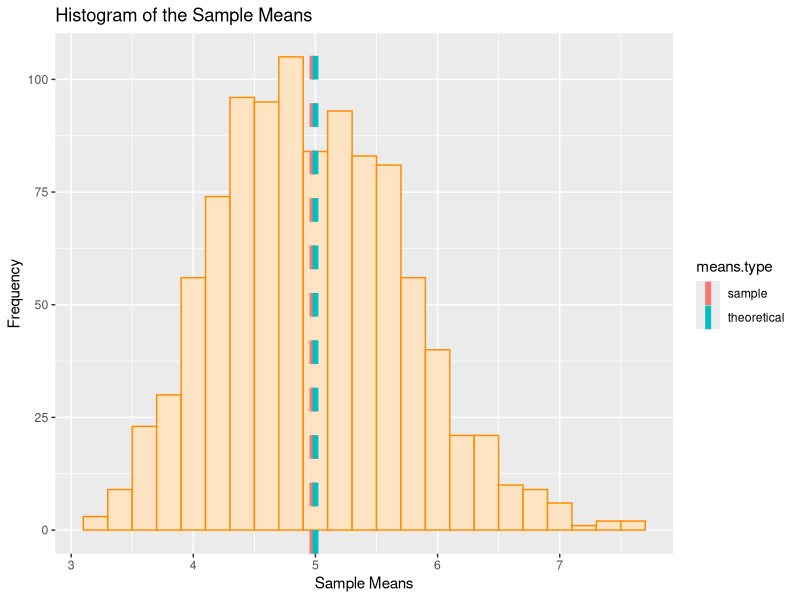
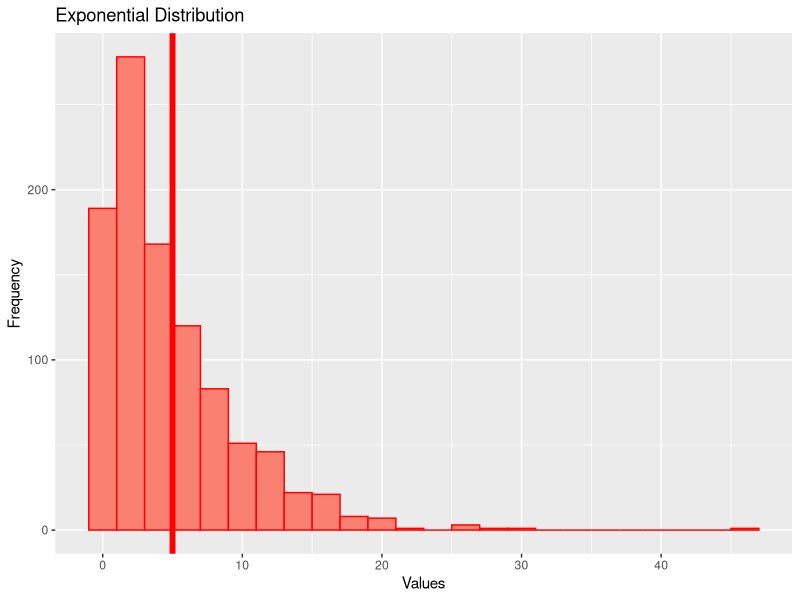
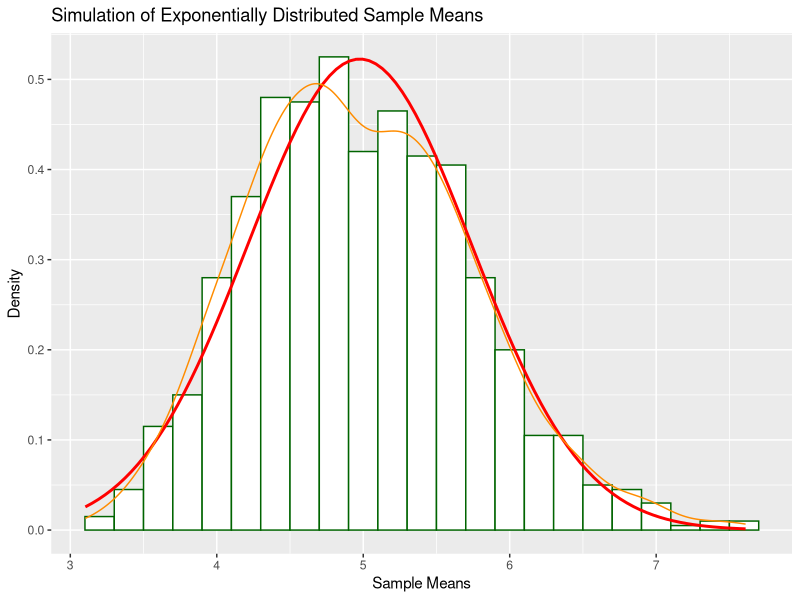
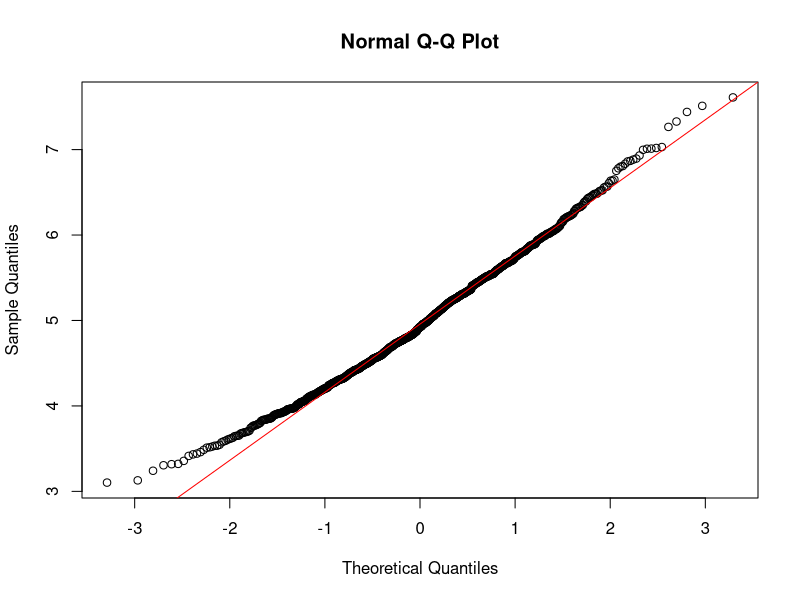

The R source for these figures, in order:
## ---- chunk 1
knitr::opts_chunk$set(echo = TRUE)
## ---- chunk 2
library(ggplot2)
library(reshape2)

nosim<-1000
n<-40
lambda<-0.2
set.seed(123)

## ---- chunk 3
#Theoretical mean of the distribution

theoretical_mean<-1/lambda

theoretical_mean

#Mean of the Sample Means
mean(apply(matrix(rexp(n=nosim*n,rate=0.2),nosim),1,mean))

means<- NULL
for (i in 1 :nosim) means = c(means, mean(rexp(n, lambda)))

sample_and_theoretical_means<-data.frame(sample=means,theoretical=c(rep(1/lambda,1000)))

means_grouped<-data.frame(sample=mean(means),theoretical=c(5))

means_type<-melt(means_grouped,variable.name="means.type",value.name = "value")

ggplot(sample_and_theoretical_means,aes(x=sample))+geom_histogram(aes(y=..count..),
      binwidth=0.2,colour="dark orange",fill="bisque")+
  labs(x="Sample Means",y="Frequency",title="Histogram of the Sample Means")+
  geom_vline(data=means_type,aes(xintercept = value, colour = means.type), size = 2, 
             linetype = "dashed")
 

## ---- chunk 4
#Theoretical variance of the exponential distribution (lambda 0.2)

theoretical_variance<-(1/lambda)^2

theoretical_variance

#Variance of the Sample Means

(sd(apply(matrix(rexp(n=nosim*n,rate=0.2),nosim),1,mean)))^2

## ---- chunk 5

#Simulated 1000 random exponentially distributed variables

exponential<-rexp(n=nosim,rate=0.2)

ggplot(as.data.frame(exponential),aes(x=exponential))+geom_histogram(binwidth=2,colour="red",fill="salmon")+
  geom_vline(xintercept = 5,colour="red",size=2)+labs(x="Values",y="Frequency",
       title="Exponential Distribution")


#Simulated 1000 exponentially distributed sample means (Approximately normally distributed)

ggplot(data=as.data.frame(means),aes(x=means))+geom_histogram(aes(y=..density..),
  binwidth=0.2,colour="darkgreen",fill="white")+
  scale_x_continuous(breaks=2:8)+
  stat_function(fun=dnorm,args=list(mean=mean(means,na.rm = TRUE),
                                    sd=sd(means,na.rm=TRUE)),colour="red",size=1)+
  labs(x="Sample Means",y="Density",
       title="Simulation of Exponentially Distributed Sample Means")+
  geom_density(colour="dark orange")

qqnorm(means)
qqline(means,col="red")

## ---- chunk 6


